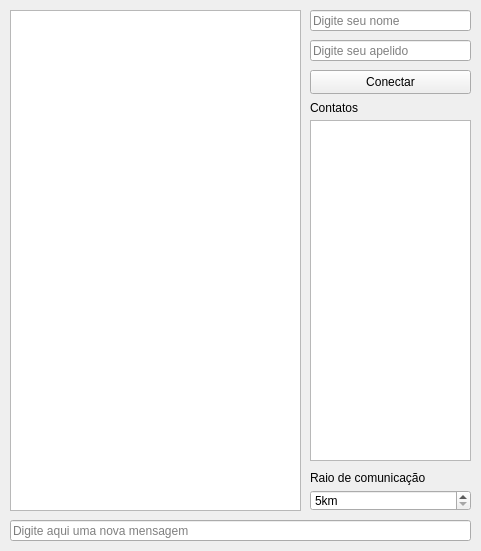
<?xml version="1.0" encoding="UTF-8"?>
<ui version="4.0">
 <class>ChatWindow</class>
 <widget class="QMainWindow" name="ChatWindow">
  <property name="geometry">
   <rect>
    <x>0</x>
    <y>0</y>
    <width>481</width>
    <height>551</height>
   </rect>
  </property>
  <property name="windowTitle">
   <string>MainWindow</string>
  </property>
  <widget class="QWidget" name="centralwidget">
   <widget class="QListWidget" name="messageList">
    <property name="geometry">
     <rect>
      <x>10</x>
      <y>10</y>
      <width>291</width>
      <height>501</height>
     </rect>
    </property>
   </widget>
   <widget class="QListWidget" name="contactsList">
    <property name="geometry">
     <rect>
      <x>310</x>
      <y>120</y>
      <width>161</width>
      <height>341</height>
     </rect>
    </property>
   </widget>
   <widget class="QLineEdit" name="messageEdit">
    <property name="geometry">
     <rect>
      <x>10</x>
      <y>520</y>
      <width>461</width>
      <height>21</height>
     </rect>
    </property>
    <property name="placeholderText">
     <string>Digite aqui uma nova mensagem</string>
    </property>
   </widget>
   <widget class="QSpinBox" name="communicationMeter">
    <property name="geometry">
     <rect>
      <x>310</x>
      <y>490</y>
      <width>161</width>
      <height>21</height>
     </rect>
    </property>
    <property name="suffix">
     <string>km</string>
    </property>
    <property name="minimum">
     <number>5</number>
    </property>
    <property name="maximum">
     <number>999999</number>
    </property>
   </widget>
   <widget class="QLabel" name="contactsLabel">
    <property name="geometry">
     <rect>
      <x>310</x>
      <y>100</y>
      <width>49</width>
      <height>16</height>
     </rect>
    </property>
    <property name="text">
     <string>Contatos</string>
    </property>
   </widget>
   <widget class="QLabel" name="communicationLabel">
    <property name="geometry">
     <rect>
      <x>310</x>
      <y>470</y>
      <width>121</width>
      <height>16</height>
     </rect>
    </property>
    <property name="text">
     <string>Raio de comunicação</string>
    </property>
   </widget>
   <widget class="QPushButton" name="loginButton">
    <property name="geometry">
     <rect>
      <x>310</x>
      <y>70</y>
      <width>161</width>
      <height>24</height>
     </rect>
    </property>
    <property name="text">
     <string>Conectar</string>
    </property>
   </widget>
   <widget class="QLineEdit" name="nicknameEdit">
    <property name="geometry">
     <rect>
      <x>310</x>
      <y>40</y>
      <width>161</width>
      <height>21</height>
     </rect>
    </property>
    <property name="placeholderText">
     <string>Digite seu apelido</string>
    </property>
   </widget>
   <widget class="QLineEdit" name="nameEdit">
    <property name="geometry">
     <rect>
      <x>310</x>
      <y>10</y>
      <width>161</width>
      <height>21</height>
     </rect>
    </property>
    <property name="placeholderText">
     <string>Digite seu nome</string>
    </property>
   </widget>
  </widget>
 </widget>
 <resources/>
 <connections/>
</ui>
